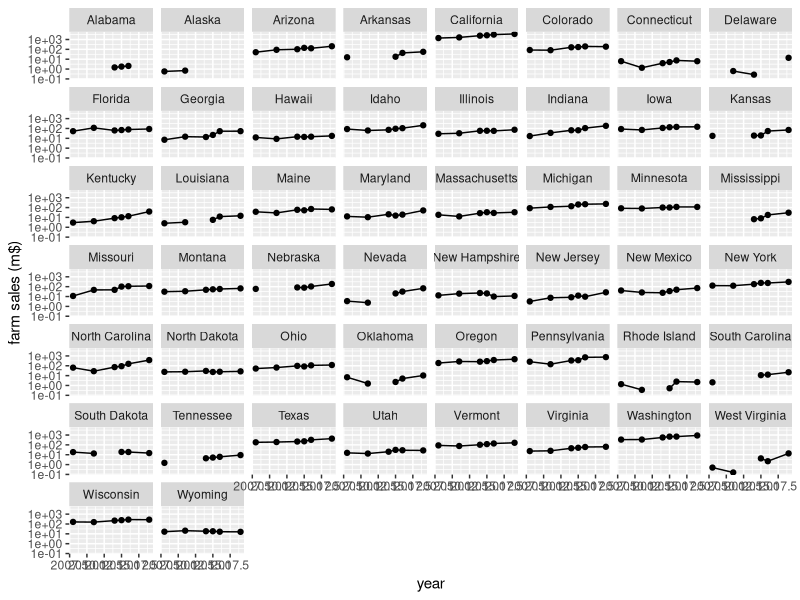
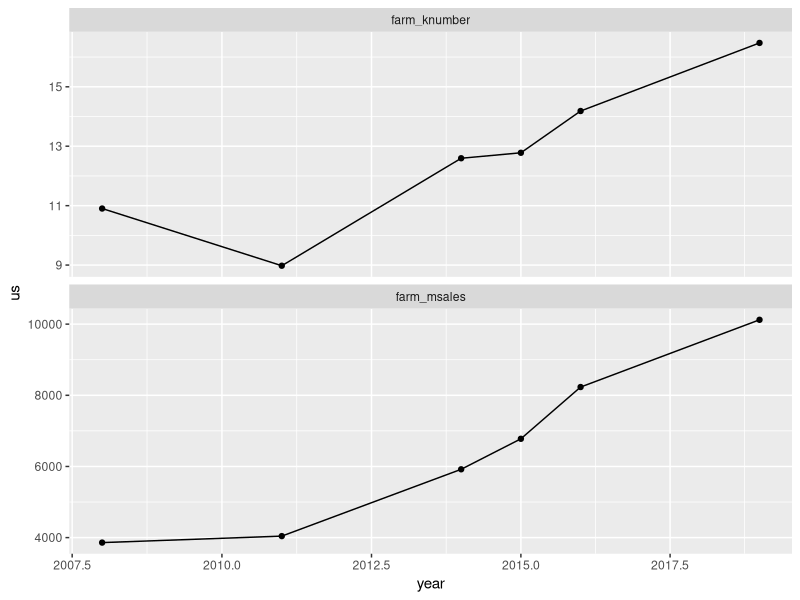
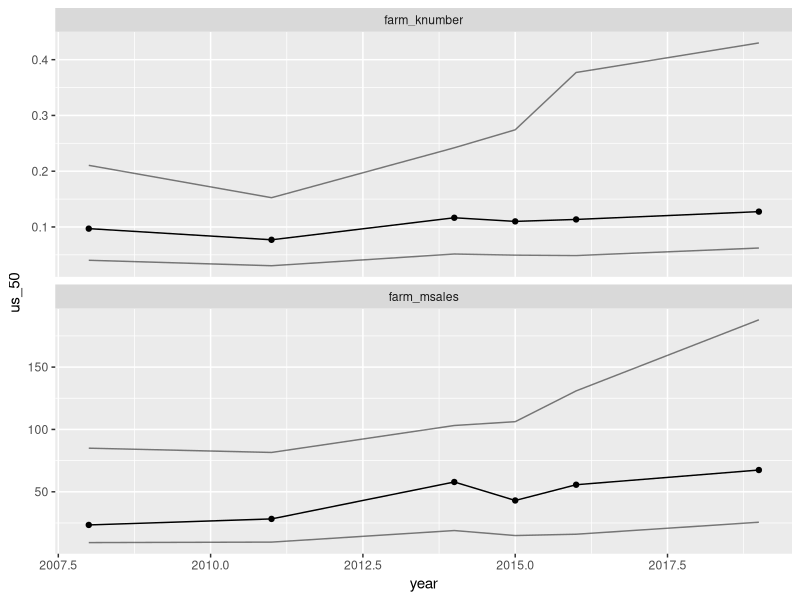

Here is the R script that generated these plots, in order:
library(dplyr)
library(tidyr)
library(readr)
library(ggplot2)


all <- read_csv('derived_data/all_transformed.csv',
                col_types = cols(
                  state = col_character(),
                  year = col_double(),
                  farm_knumber = col_double(),
                  farm_kha = col_double(),
                  farm_msales = col_double()
                ))
all_long <- all %>% 
  tidyr::pivot_longer(cols = farm_knumber:farm_msales, 
                      names_to = 'metric', 
                      values_to = 'value')

# ggplot(data = all_long %>% filter(!is.na(value))) +
#   geom_histogram(bins = 100, aes(value)) +
#   facet_wrap(~metric, scales = 'free_x', ncol = 1) +
#   scale_x_log10()
# 
# ggplot(data = all_long %>% filter(metric == 'farm_knumber'), 
#        aes(year, value)) +
#   geom_point() +
#   geom_line()+
#   facet_wrap(~state) +
#   ylab('farm k number') +
#   scale_y_log10()
# 
# ggplot(data = all_long %>% filter(metric == 'farm_kha'), 
#        aes(year, value)) +
#   geom_point() +
#   geom_line()+
#   facet_wrap(~state) +
#   ylab('farm kha') +
#   scale_y_log10()
# 
ggplot(data = all_long %>% filter(metric == 'farm_msales'),
       aes(year, value)) +
  geom_point() +
  geom_line()+
  facet_wrap(~state) +
  ylab('farm sales (m$)') +
  scale_y_log10()

totals <- all_long %>% group_by(year, metric) %>%
  summarize(us = sum(value, na.rm = TRUE),
            us_50 = median(value, na.rm = TRUE),
            us_75 = quantile(value, 0.75, na.rm = TRUE),
            us_25 = quantile(value, 0.25, na.rm = TRUE))
# 
ggplot(data = totals, aes(year, us)) +
  geom_point() +
  geom_line()+
  facet_wrap(~metric, scales = 'free_y', ncol = 1)+
  scale_x_log10()

ggplot(data = totals, aes(year, us_50)) +
  geom_point() +
  geom_line() +
  geom_line(aes(y = us_25), alpha = 0.5)+
  geom_line(aes(y = us_75), alpha = 0.5)+
  facet_wrap(~metric, scales = 'free_y', ncol = 1)


### Modeling

## LM multivariate
# 
mod_lm <- lm(cbind(log(farm_knumber), log(farm_kha), log(farm_msales)) ~ state * year, data = all)
summary(mod_lm)
